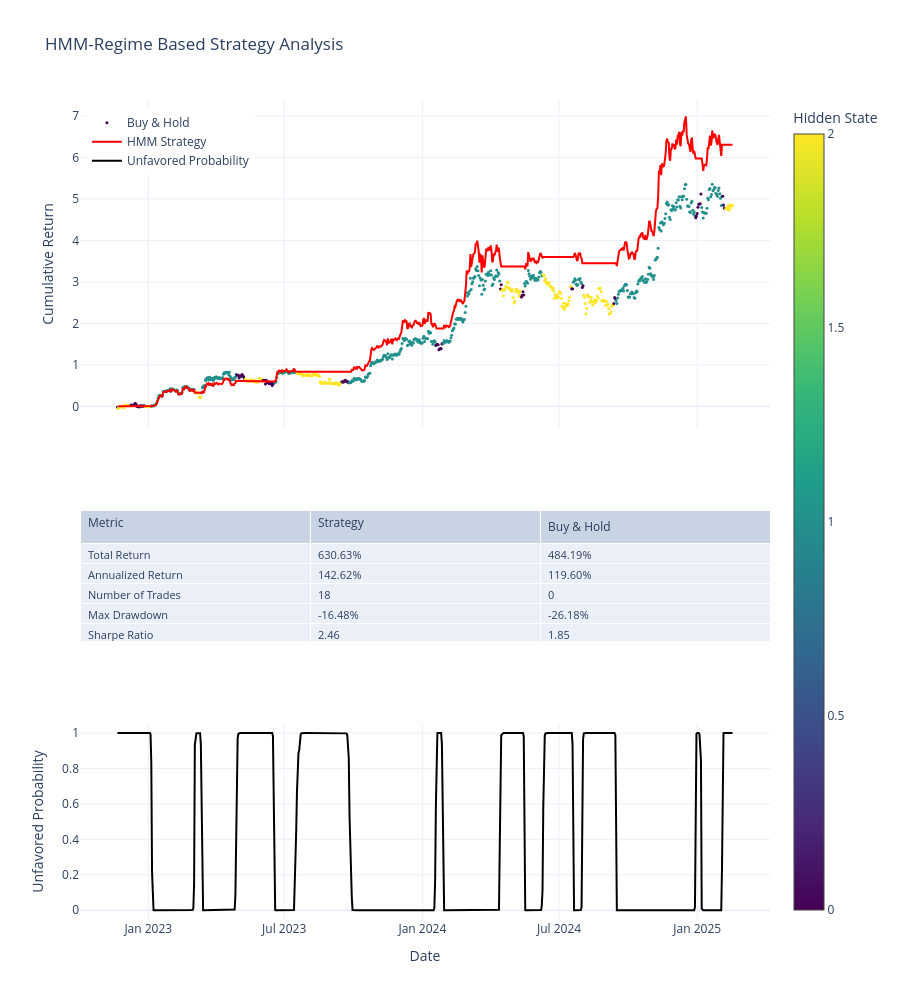
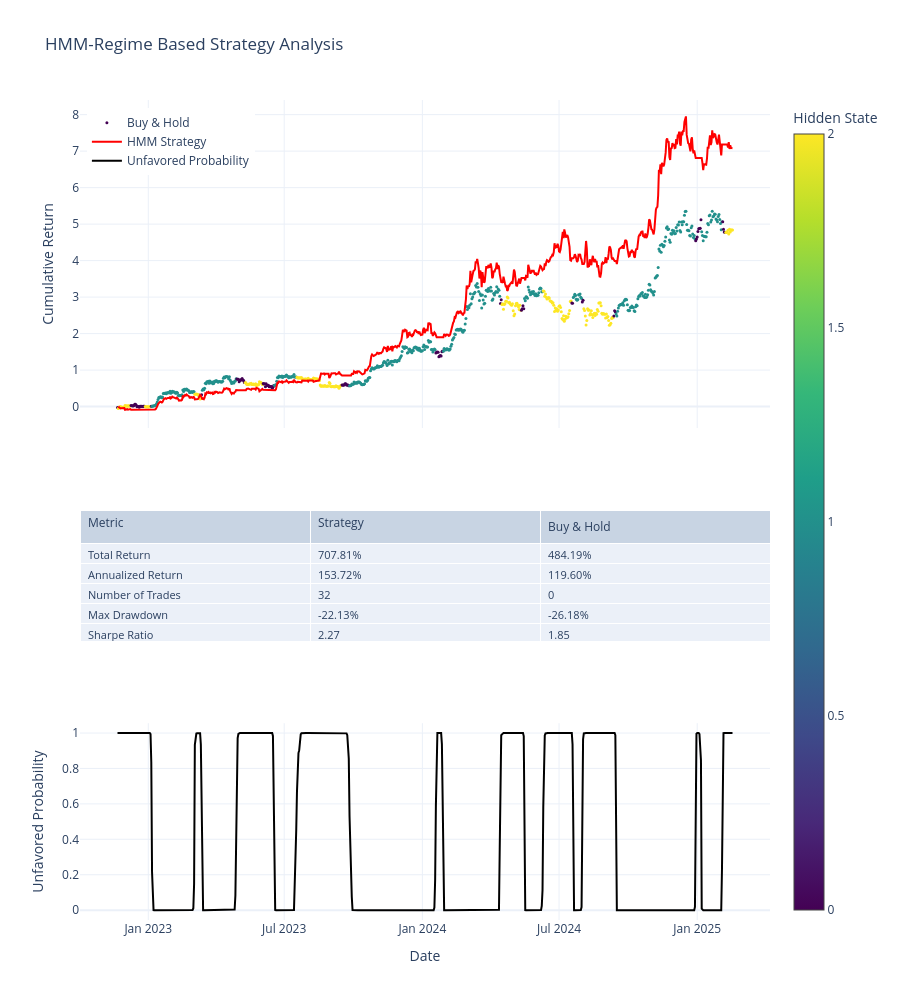

The notebook cell these images were saved under, in order:
### Code cell
plot_hmm_results(long_only)
plot_hmm_results(long_short)

### Figure 1 — Plotly figure (JSON) as saved in the notebook; plotly's stock layout.template omitted (floating-point values rounded to 4 significant figures; data arrays with more than 128 entries replaced by an {"elided": "..."} marker saying what was removed)
{"data": [{"marker": {"color": {"elided": "820 int values"}, "colorbar": {"title": {"text": "Hidden State"}}, "colorscale": [[0, "#440154"], [0.1111, "#482878"], [0.2222, "#3e4989"], [0.3333, "#31688e"], [0.4444, "#26828e"], [0.5556, "#1f9e89"], [0.6667, "#35b779"], [0.7778, "#6ece58"], [0.8889, "#b5de2b"], [1, "#fde725"]], "showscale": true, "size": 3}, "mode": "markers", "name": "Buy & Hold", "type": "scatter", "x": {"elided": "820 str values"}, "xaxis": "x", "y": {"elided": "820 float values"}, "yaxis": "y"}, {"line": {"color": "red", "width": 2}, "mode": "lines", "name": "HMM Strategy", "type": "scatter", "x": {"elided": "820 str values"}, "xaxis": "x", "y": {"elided": "820 float values"}, "yaxis": "y"}, {"cells": {"align": "left", "font": {"size": 11}, "values": [["Total Return", "Annualized Return", "Number of Trades", "Max Drawdown", "Sharpe Ratio", "Win Rate"], ["630.63%", "142.62%", 18, "-16.48%", "2.46", "51.72%"], ["484.19%", "119.60%", 0, "-26.18%", "1.85", "0.00%"]]}, "domain": {"x": [0, 1], "y": [0.34, 0.5]}, "header": {"align": "left", "font": {"size": 12}, "values": ["Metric", "Strategy", "Buy & Hold"]}, "type": "table"}, {"line": {"color": "black", "width": 2}, "mode": "lines", "name": "Unfavored Probability", "type": "scatter", "x": {"elided": "820 str values"}, "xaxis": "x2", "y": {"elided": "820 float values"}, "yaxis": "y2"}], "layout": {"height": 1000, "legend": {"x": 0.01, "xanchor": "left", "y": 0.99, "yanchor": "top"}, "showlegend": true, "title": {"text": "HMM-Regime Based Strategy Analysis"}, "xaxis": {"anchor": "y", "domain": [0, 1], "matches": "x2", "showticklabels": false}, "xaxis2": {"anchor": "y2", "domain": [0, 1], "title": {"text": "Date"}}, "yaxis": {"anchor": "x", "domain": [0.6, 1], "title": {"text": "Cumulative Return"}}, "yaxis2": {"anchor": "x2", "domain": [0, 0.24], "title": {"text": "Unfavored Probability"}}}}

### Figure 2 — Plotly figure (JSON) as saved in the notebook; plotly's stock layout.template omitted (floating-point values rounded to 4 significant figures; data arrays with more than 128 entries replaced by an {"elided": "..."} marker saying what was removed)
{"data": [{"marker": {"color": {"elided": "820 int values"}, "colorbar": {"title": {"text": "Hidden State"}}, "colorscale": [[0, "#440154"], [0.1111, "#482878"], [0.2222, "#3e4989"], [0.3333, "#31688e"], [0.4444, "#26828e"], [0.5556, "#1f9e89"], [0.6667, "#35b779"], [0.7778, "#6ece58"], [0.8889, "#b5de2b"], [1, "#fde725"]], "showscale": true, "size": 3}, "mode": "markers", "name": "Buy & Hold", "type": "scatter", "x": {"elided": "820 str values"}, "xaxis": "x", "y": {"elided": "820 float values"}, "yaxis": "y"}, {"line": {"color": "red", "width": 2}, "mode": "lines", "name": "HMM Strategy", "type": "scatter", "x": {"elided": "820 str values"}, "xaxis": "x", "y": {"elided": "820 float values"}, "yaxis": "y"}, {"cells": {"align": "left", "font": {"size": 11}, "values": [["Total Return", "Annualized Return", "Number of Trades", "Max Drawdown", "Sharpe Ratio", "Win Rate"], ["707.81%", "153.72%", 32, "-22.13%", "2.27", "51.72%"], ["484.19%", "119.60%", 0, "-26.18%", "1.85", "0.00%"]]}, "domain": {"x": [0, 1], "y": [0.34, 0.5]}, "header": {"align": "left", "font": {"size": 12}, "values": ["Metric", "Strategy", "Buy & Hold"]}, "type": "table"}, {"line": {"color": "black", "width": 2}, "mode": "lines", "name": "Unfavored Probability", "type": "scatter", "x": {"elided": "820 str values"}, "xaxis": "x2", "y": {"elided": "820 float values"}, "yaxis": "y2"}], "layout": {"height": 1000, "legend": {"x": 0.01, "xanchor": "left", "y": 0.99, "yanchor": "top"}, "showlegend": true, "title": {"text": "HMM-Regime Based Strategy Analysis"}, "xaxis": {"anchor": "y", "domain": [0, 1], "matches": "x2", "showticklabels": false}, "xaxis2": {"anchor": "y2", "domain": [0, 1], "title": {"text": "Date"}}, "yaxis": {"anchor": "x", "domain": [0.6, 1], "title": {"text": "Cumulative Return"}}, "yaxis2": {"anchor": "x2", "domain": [0, 0.24], "title": {"text": "Unfavored Probability"}}}}
